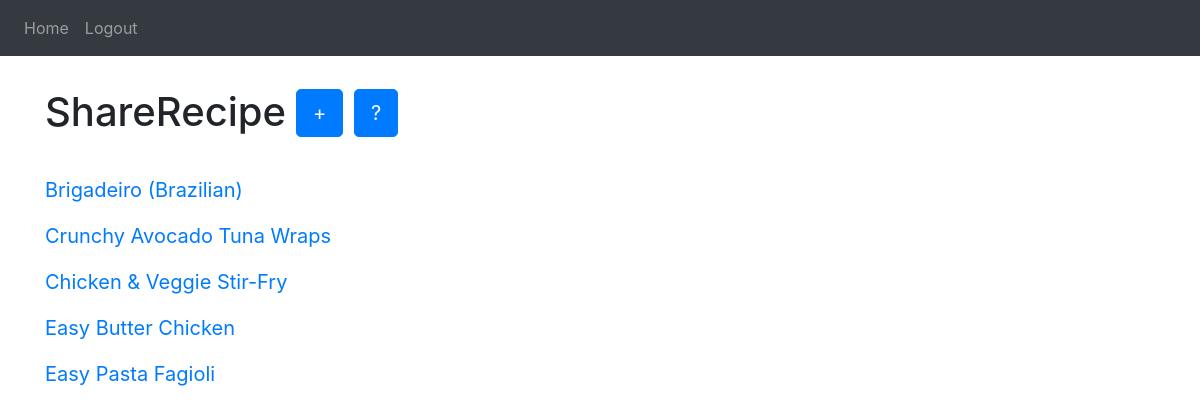
Screenshot of / (signed in) with the database file from the repository.
### website/models.py (models this page shows, shortened)
class Recipe(db.Model):
    id = db.Column(db.Integer, primary_key=True)  # unique identifier for the recipe
    instructions = db.Column(db.String(1000))    # instructions for cooking the recipe
    ingredients = db.Column(db.String(1000))     # ingredients required for the recipe
    title = db.Column(db.String(30))             # title of the recipe
    category = db.Column(db.String(30))          # category of the recipe
    user_id = db.Column(db.Integer, db.ForeignKey('user.id'), nullable=False) # foreign key to the User table
    author = db.relationship('User', backref=db.backref('my_recipes', lazy=True)) # relationship with the User class
    user = db.relationship('User', backref='recipes') # relationship with the User class

### website/views.py (the view)
@views.route('/')
@login_required
def home():
    recipes = Recipe.query.all()
    return render_template("home.html", user=current_user, recipes=recipes)

### website/__init__.py (called while the page is built)
def create_app():
    app = Flask(__name__)
    app.config["SECRET_KEY"] = 'andreivince'
    app.config["SQLALCHEMY_DATABASE_URI"] = f'sqlite:///{DB_NAME}'
    db.init_app(app)
    from .views import views
    from .auth import auth
    app.register_blueprint(views, url_prefix='/')
    app.register_blueprint(auth, url_prefix='/')
    from .models import User, Recipe
    create_database(app)
    login_manager = LoginManager()
    login_manager.login_view = 'auth.login'
    login_manager.init_app(app)
    @login_manager.user_loader
    def load_user(id):
        return User.query.get(int(id))
    return app

### website/templates/home.html (shortened to what this page needs)
<link rel="stylesheet" type="text/css" href="{{ url_for('static', filename='css/home.css') }}">
{% extends "base.html" %}
{% block content%}
        <div class="title_add">
            <h1 class="title_home">ShareRecipe<h1>
                <a href="{{ url_for('auth.create') }}" class="btn btn-primary btn-lg" role="button">+</a>
                <a href="{{ url_for('auth.search') }}" class="btn btn-primary btn-lg" role="button">?</a>
            </div>
        {% for recipe in recipes %}
        <a href="{{ url_for('views.recipe', recipe_id=recipe.id) }}" class="recipe-link">
            <p class="name_recipe">{{ recipe.title }}</p>
        </a>
        {% endfor %}
{% endblock %}

### website/templates/base.html (shortened to what this page needs)
<!DOCTYPE html>
<html>
  <head>
    <link rel="stylesheet" href="https://stackpath.bootstrapcdn.com/bootstrap/4.4.1/css/bootstrap.min.css"   />
    <link rel="stylesheet" href="https://stackpath.bootstrapcdn.com/font-awesome/4.7.0/css/font-awesome.min.css"/>
  </head>
  <body>
    <nav class="navbar navbar-expand-lg navbar-dark bg-dark">
        <div class="collapse navbar-collapse" id="navbar">
            <div class="navbar-nav">
                {% if user.is_authenticated %}
                <a class="nav-item nav-link" id="home" href="/">Home</a>
                <a class="nav-item nav-link" id="logout" href="/logout">Logout</a>
                {%else%}
                <a class="nav-item nav-link" id="about" href="/about">About Us</a>
                <a class="nav-item nav-link" id="login" href="/login">Login</a>
                <a class="nav-item nav-link" id="signIp" href="/sign-up">Sign Up</a>
                {%endif%}
            </div>
        </div>
    </nav>
    <div class="container">
        {% block content%}
        {% endblock %}
    </div>
  </body>
</html>

### website/static/css/home.css (style rules this page uses)
.title_add { padding-top: 30px; padding-bottom: 30px; display: flex; align-items: center; }
.title_home { margin-right: 10px; }
.name_recipe { font-size: 20px; }

### rows the page displays
Recipe: title "Brigadeiro (Brazilian)"
Recipe: title "Crunchy Avocado Tuna Wraps"
Recipe: title "Chicken & Veggie Stir-Fry"
Recipe: title "Easy Butter Chicken"
Recipe: title "Easy Pasta Fagioli"
